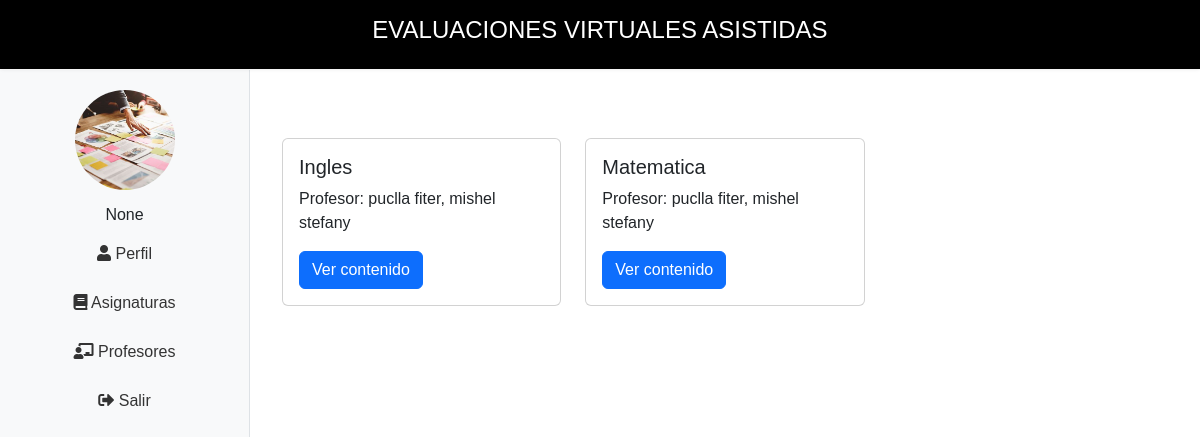
/portalEstudiante/, run on an earlier commit of the app's database.
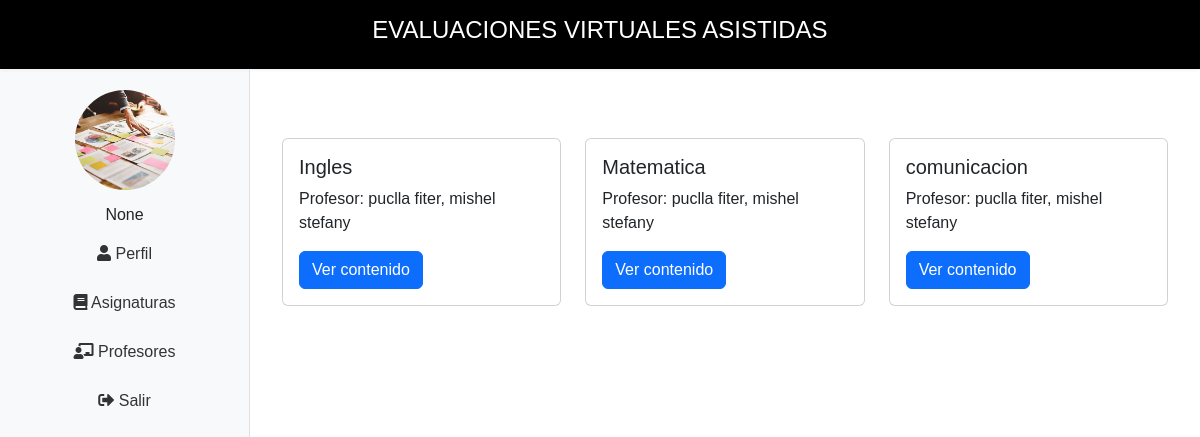
And on a later commit of the database.
### webApp/models.py (models this page shows, shortened)
class Curso(models.Model):
    nombre=models.CharField(max_length=20)
    docente = models.ForeignKey(Docente, on_delete=models.CASCADE, related_name='cursos')
    class Meta:
        verbose_name='curso'
        verbose_name_plural='cursos'
        db_table='cursos'

class Docente(models.Model):
    user = models.OneToOneField(User, on_delete=models.CASCADE, related_name='docente')
    apellido_paterno=models.CharField(max_length=20, verbose_name='Apeliido Paterno')
    apellido_materno=models.CharField(max_length=20, verbose_name='Apellido Materno')
    nombres=models.CharField(max_length=20)
    fecha_nacimiento=models.DateField(verbose_name='fecha de Nacimiento')
    sexo=models.CharField(max_length=1, choices=sexos, default='-')
    direccion=models.CharField(max_length=50, verbose_name="dirección",null=True, blank=True)
    telefono=models.CharField(max_length=9,null=True, blank=True)
    def nombre_completo(self):
        return "{} {}, {}".format(self.apellido_paterno, self.apellido_materno, self.nombres)
    class Meta:
        verbose_name='docente'
        verbose_name_plural='docentes'
        db_table='docente'

### portalEstudiante/views.py (the view)
# urls.py: path('',asignatura,name='asignatura'),
def asignatura(request):
    cursos = Curso.objects.select_related('docente').all()
    context = {
        'cursos': cursos,
    }
    return render(request, "Asignaturas/asignaturas.html",context)

### portalEstudiante/context_processors.py (called while the page is built, shortened)
def nombre_estudiante(request):
    return {'nombre_estudiante': None}

### portalEstudiante/templates/Asignaturas/asignaturas.html
{% extends "portalEstudiante/base.html" %}
{% load static %}
{% load widget_tweaks %}
{% block content %}
<div class="container mt-5">
    <div class="row">
        {% if cursos %}
            {% for curso in cursos %}
                <div class="col-md-4 mb-4">
                    <div class="card h-100">
                        <div class="card-body">
                            <h5 class="card-title">{{ curso.nombre }}</h5>
                            <p class="card-text">Profesor: {{ curso.docente.nombre_completo }}</p>
                            <a href="{% url 'evaluaciones' curso.id %}" class="btn btn-primary">Ver contenido</a>
                        </div>
                    </div>
                </div>
            {% endfor %}
        {% else %}
            <p>No hay cursos disponibles.</p>
        {% endif %}
    </div>
</div>
{% endblock content %}

What changed in the data, as far as the page shows it:
added Curso: nombre "comunicacion", docente.nombre_completo "puclla fiter, mishel stefany"
